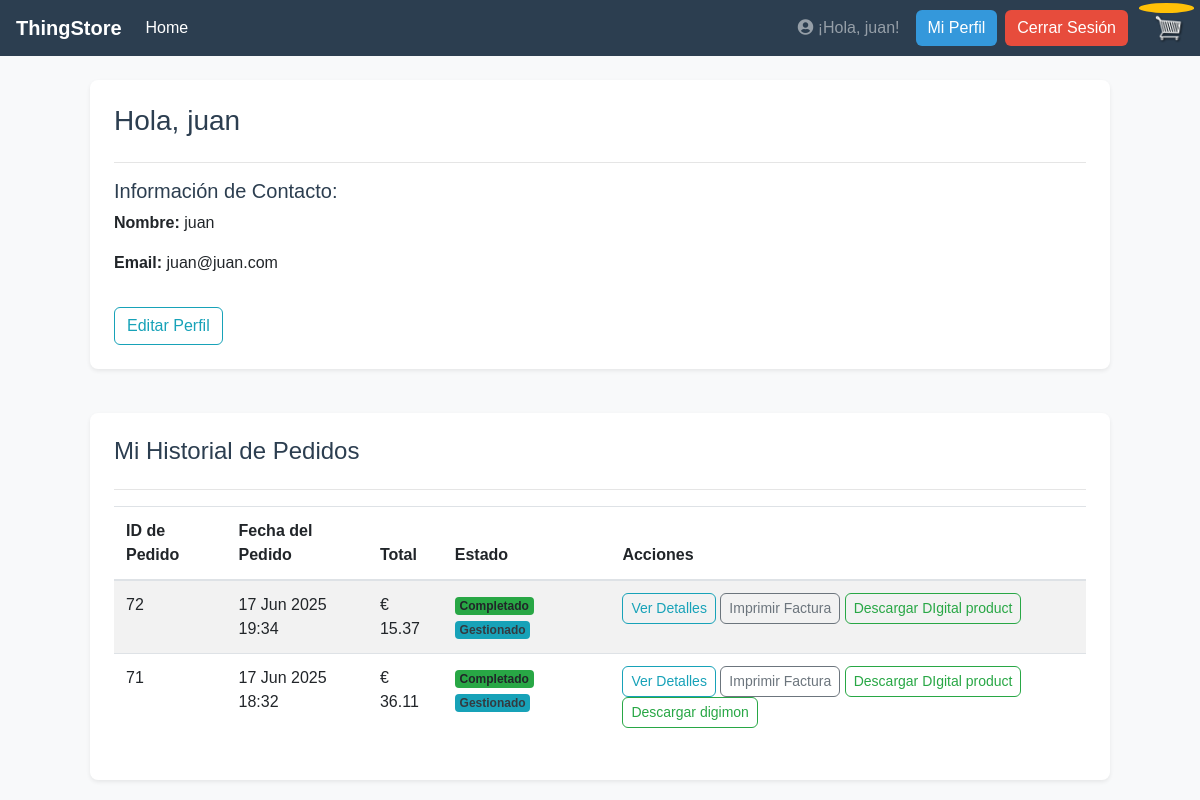
The page /profile/ (signed in) on the database as committed earlier.
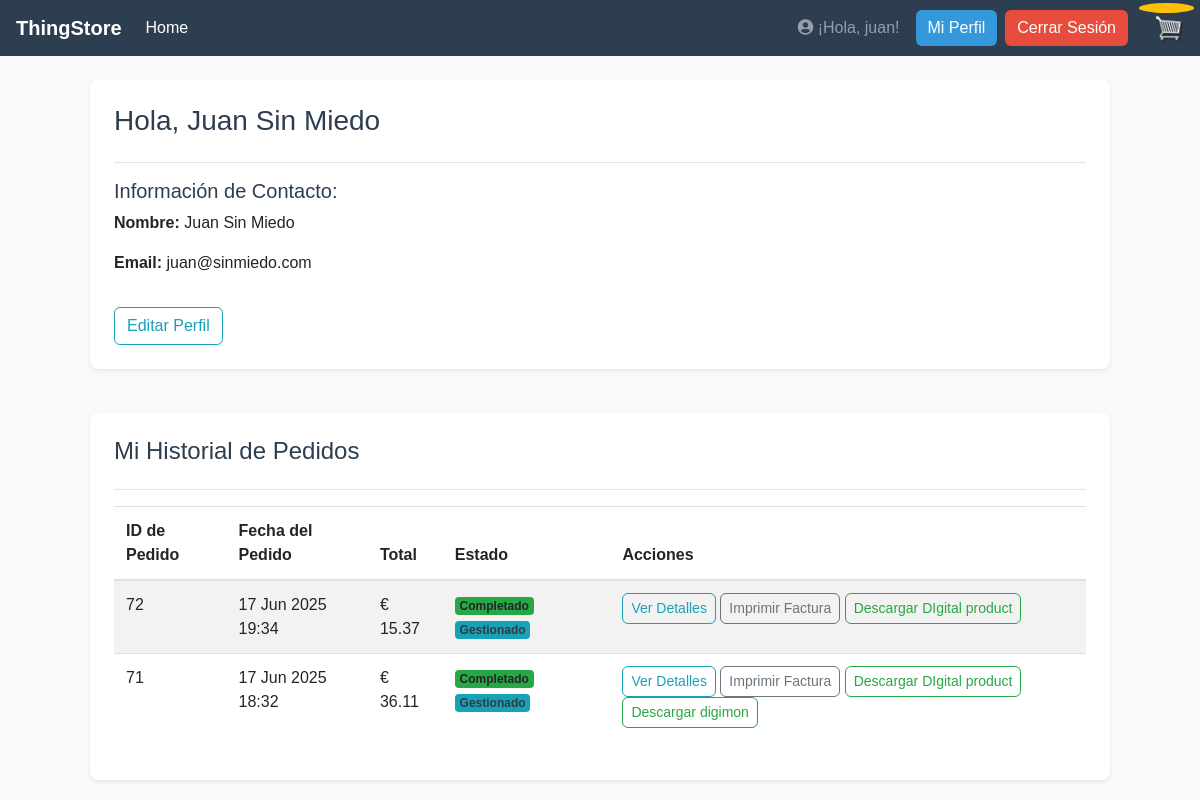
The same page on the database as committed later.
### store/models.py (models this page shows, shortened)
class Customer(models.Model):
    user = models.OneToOneField(User, null=True, blank=True, on_delete=models.CASCADE)
    name = models.CharField(max_length=200, null=True)
    email = models.EmailField(max_length=200, null=True, unique=False)
    device = models.CharField(max_length=200, null=True, blank=True)

### store/views.py (the view)
# urls.py: path('profile/', views.profile, name='profile'),
@login_required
def profile(request):
    customer = request.user.customer
    orders = Order.objects.filter(customer=customer, complete=True).order_by('-date_ordered')
    context = {
        'customer': customer,
        'orders': orders,
    }
    return render(request, 'store/profile.html', context)

### store/models.py (called while the page is built)
    @property
    def shipping(self):
        shipping = False
        orderitems = self.orderitem_set.all()
        for i in orderitems:
            if not i.product.digital:
                shipping = True
                break # Una vez que encontramos uno que requiere envío, podemos parar
        return shipping

    @property
    def get_cart_total(self):
        orderitems = self.orderitem_set.all()
        total = sum([item.get_total for item in orderitems])
        return total

    @property
    def get_total(self):
        if self.product:
            total = self.product.price * self.quantity
            return total
        return Decimal('0.00')  # Devuelve 0 si no hay producto

### store/templates/store/profile.html (shortened to what this page needs)
{% extends 'store/main.html' %}
{% load static %}
{% block content %}
    <div class="row">
        <div class="col-lg-12">
            <div class="box-element p-4">
                <h3 class="mb-4">Hola, {{ customer.name|default:request.user.username }}</h3>
                <hr>
                <h5>Información de Contacto:</h5>
                <p><strong>Nombre:</strong> {{ customer.name|default:request.user.username }}</p>
                <p><strong>Email:</strong> {{ customer.email|default:request.user.email }}</p>
                <a href="{% url 'edit_profile' %}" class="btn btn-outline-info mt-3">Editar Perfil</a>
            </div>
            <br>
            <div class="box-element p-4">
                <h4 class="mb-4">Mi Historial de Pedidos</h4>
                <hr>
                {% if orders %}
                    <table class="table table-striped table-hover">
                        <thead>
                            <tr>
                                <th scope="col">ID de Pedido</th>
                                <th scope="col">Fecha del Pedido</th>
                                <th scope="col">Total</th>
                                <th scope="col">Estado</th>
                                <th scope="col">Acciones</th>
                            </tr>
                        </thead>
                        <tbody>
                            {% for order in orders %}
                            <tr>
                                <td>{{ order.id }}</td>
                                <td>{{ order.date_ordered|date:"d M Y H:i" }}</td>
                                <td>€ {{ order.get_cart_total|floatformat:2 }}</td>
                                <td>
                                    {% if order.complete %}
                                        <span class="badge bg-success">Completado</span>
                                    {% else %}
                                        <span class="badge bg-warning text-dark">Pendiente</span>
                                    {% endif %}
                                    {% if order.is_processed %}
                                        <span class="badge bg-info text-dark">Gestionado</span>
                                    {% else %}
                                        <span class="badge bg-secondary">Pendiente de Gestión</span>
                                    {% endif %}
                                </td>
                                <td>
                                    <a href="{% url 'order_complete' order.id %}" class="btn btn-sm btn-outline-info">Ver Detalles</a>
                                    {% if order.shipping %}
                                        <a href="{% url 'order_print' order.id %}" target="_blank" class="btn btn-sm btn-outline-secondary">Imprimir Factura</a>
                                    {% endif %}
                                    {% for item in order.orderitem_set.all %}
                                        {% if item.product.digital and item.download_token %}
                                            <a href="{% url 'download_file' item.download_token %}" class="btn btn-sm btn-outline-success">Descargar {{ item.product.name }}</a>
                                        {% endif %}
                                    {% endfor %}
                                </td>
                            </tr>
                            {% endfor %}
                        </tbody>
                    </table>
                {% else %}
                    <p>Aún no has realizado ningún pedido.</p>
                {% endif %}
            </div>
        </div>
    </div>
{% endblock content %}

Rows that differ between the two databases and show on the page:
changed Customer: name "juan" → "Juan Sin Miedo"; email "juan@juan.com" → "juan@sinmiedo.com"
